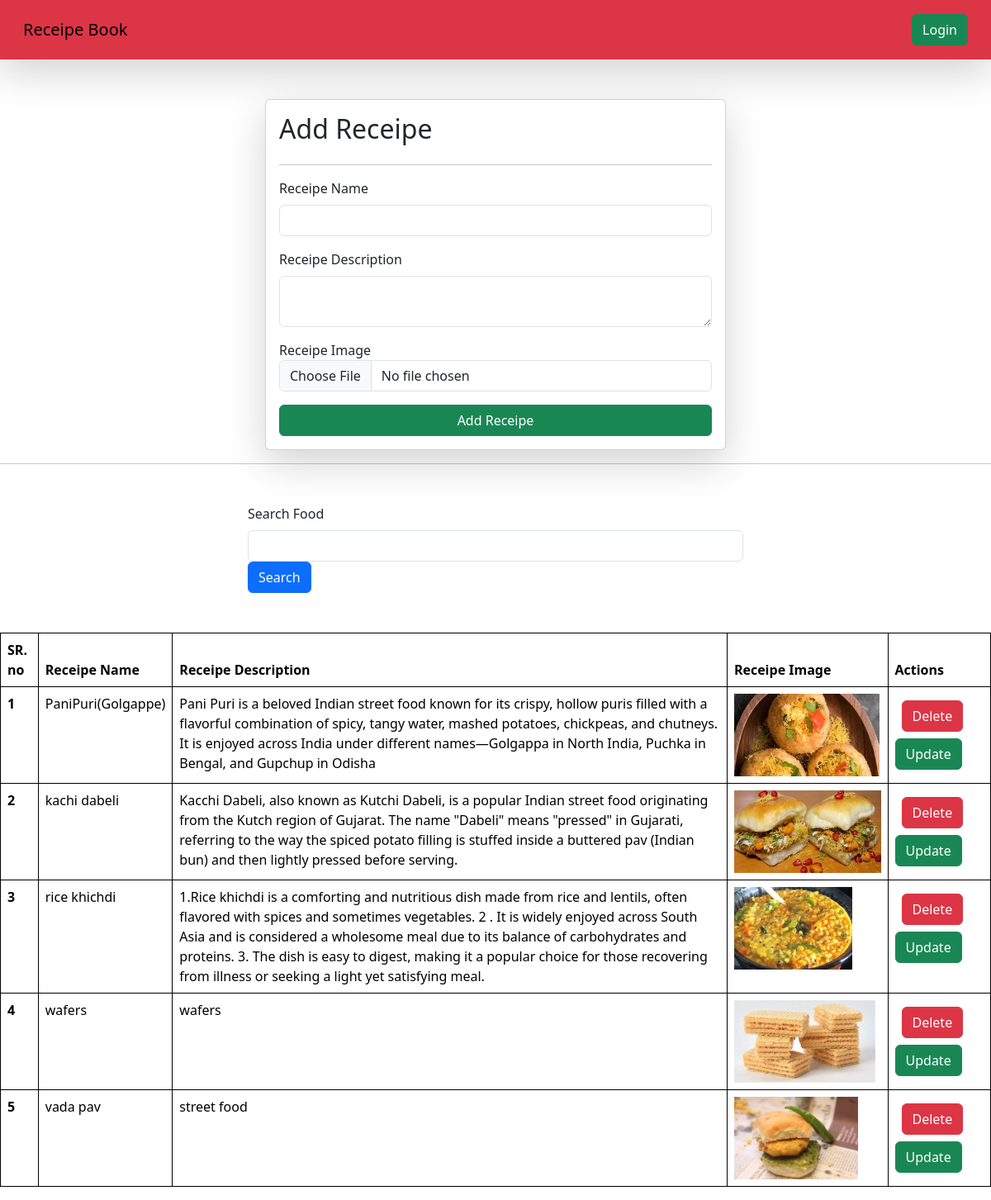
Screenshot of /receipes/ with the database file from the repository.
### veges/models.py (models this page shows)
class Receipe(models.Model):
    user = models.ForeignKey(User, on_delete=models.SET_NULL, null= True,blank= True )
    receipe_name = models.CharField(max_length=100)
    receipe_description = models.TextField()
    receipe_image = models.ImageField(upload_to="receipe")

### veges/views.py (the view, shortened to what this page needs)
# urls.py: path('receipes/', receipes, name="receipes"),
def receipes(request):
    queryset = Receipe.objects.all()
    search_query = request.GET.get('search')
    if search_query:
        queryset = queryset.filter(receipe_name__icontains= search_query)
    context = {'receipes': queryset}
    return render(request, 'receipes.html', context)

### veges/templates/receipes.html (shortened to what this page needs)
{% extends "base.html" %}
{%block start%}
    <div class= "container mt-5">
        <form class = "col-6 mx-auto card p-3 shadow-lg" method = "post" enctype = "multipart/form-data">
            <h2>Add Receipe</h2>
          <hr>
          <div class="mb-3">
              <label for="Receipe_Name" class="form-label">Receipe Name</label>
              <input name="Receipe_Name" required type="text" class="form-control">
            </div>
            <div class="mb-3">
              <label for="Receipe_Description"  class="form-label">Receipe Description</label>
              <textarea  class = "form-control" name="Receipe_Description" required></textarea>
            </div>
            <div class="mb-3 ">
              <label for="Receipe_Image" id="exampleCheck1">Receipe Image</label>
              <input name="Receipe_Image" type = "file" class = "form-control" >
            </div>
            <button type="submit" class="btn btn-success">Add Receipe</button>
          </form>
    </div>
    <hr>
    <div class = "mt-5">
      <div class = "mx-auto col-6">
        <form>
        <div class="mb-3">
          <label for="Receipe_Name" class="form-label">Search Food</label>
          <input name="search"  type="text" class="form-control">
          <button type = "submit" class= "btn btn-primary">Search</button>
        </form>
        </div>
      </div>
    <table class="table mt-5">
        <thead>
          <tr>
            <th scope="col">SR. no</th>
            <th scope="col">Receipe Name</th>
            <th scope="col">Receipe Description</th>
            <th scope="col">Receipe Image</th>
            <th scope="col">Actions</th>
          </tr>
        </thead>
        <tbody>
            {%for receipe in receipes%}
          <tr>
            <th scope="row">{{forloop.counter}}</th>
            <td>{{receipe.receipe_name}}</td>
            <td>{{receipe.receipe_description}}</td>
            <td>
                <img src = "/media/{{receipe.receipe_image}}" style = "height:100px " >
            </td>
            <td>
              <a href="/delete-receipe/{{receipe.id}}" class="btn btn-danger m-2 ">Delete</a>
              <a href="/update-receipe/{{receipe.id}}" class="btn btn-success">Update</a>
            </td>
          </tr>
         {% endfor %}
        </tbody>
      </table>
 {% endblock%}

### veges/templates/base.html (style rules this page uses)
table,th,td { border: 1px solid black; }

### rows the page displays
Receipe: receipe_name "PaniPuri(Golgappe)", receipe_description "Pani Puri is a beloved Indian street food known for its crispy, hollow puris filled with a flavorful combination of spicy, tangy water, mashed potatoes, chickpeas, and chutneys. It is enjoyed across India under different names—Golgappa in North India, Puchka in Bengal, and Gupchup in Odisha", receipe_image (picture)
Receipe: receipe_name "kachi dabeli", receipe_description "Kacchi Dabeli, also known as Kutchi Dabeli, is a popular Indian street food originating from the Kutch region of Gujarat. The name \"Dabeli\" means \"pressed\" in Gujarati, referring to the way the spiced potato filling is stuffed inside a buttered pav (Indian bun) and then lightly pressed before serving.", receipe_image (picture)
Receipe: receipe_name "rice khichdi", receipe_description "1.Rice khichdi is a comforting and nutritious dish made from rice and lentils, often flavored with spices and sometimes vegetables. 2 . It is widely enjoyed across South Asia and is considered a wholesome meal due to its balance of carbohydrates and proteins. 3. The dish is easy to digest, making it a popular choice for those recovering from illness or seeking a light yet satisfying meal.", receipe_image (picture)
Receipe: receipe_name "wafers", receipe_description "wafers", receipe_image (picture)
Receipe: receipe_name "vada pav", receipe_description "street food", receipe_image (picture)
